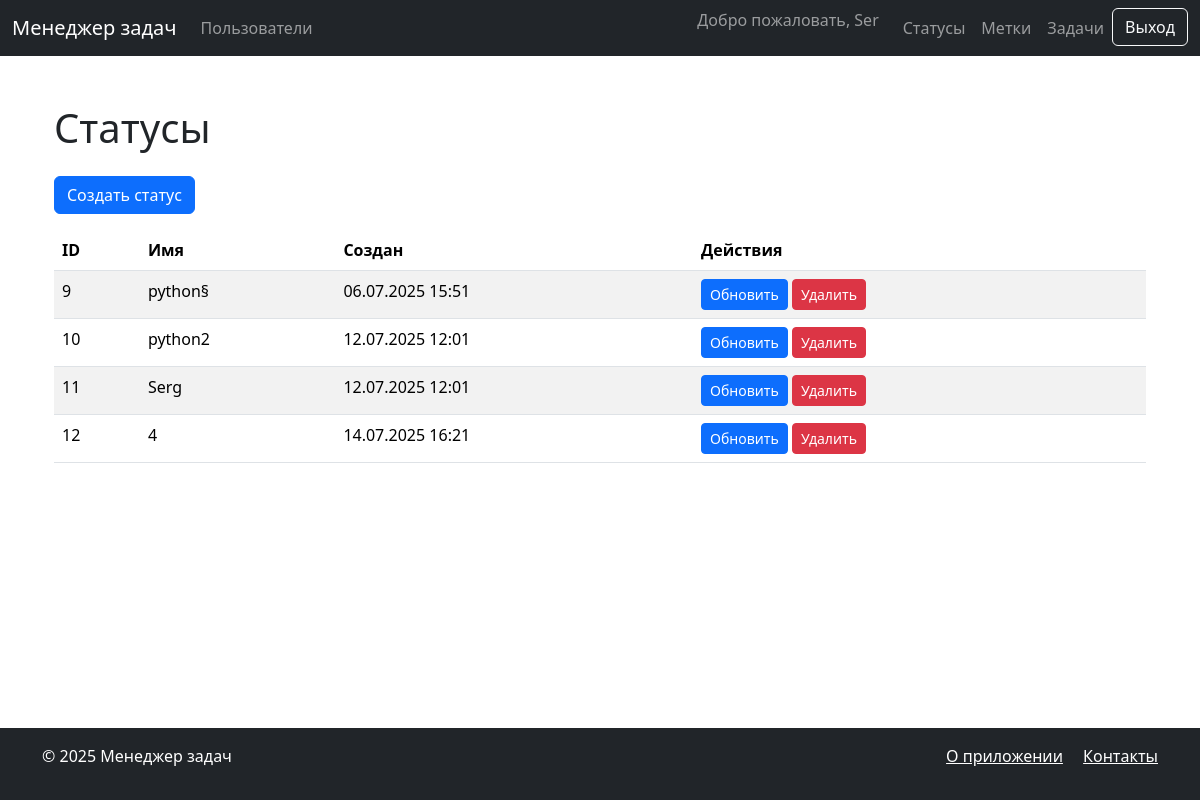
The app's page /statuses/ (signed in) with its own data.
### statuses/models.py (models this page shows, shortened)
class Status(models.Model):
    name = models.CharField(
        max_length=100,
        unique=True,
        verbose_name=_('Name')
    )
    created_at = models.DateTimeField(
        auto_now_add=True,
        verbose_name=_('Created at')
    )
    class Meta:
        verbose_name = _('Status')
        verbose_name_plural = _('Statuses')

### statuses/views.py (the view)
# urls.py: path('', views.StatusListView.as_view(), name='list'),
class StatusListView(LoginRequiredMixin, ListView):
    model = Status
    template_name = 'statuses/list.html'
    context_object_name = 'statuses'

### task_manager/templates/statuses/list.html
{% extends "base.html" %}
{% load i18n %}
{% block content %}
<div class="container">
    <h1 class="my-4">{% trans "Статусы" %}</h1>
    <a href="{% url 'statuses:create' %}" class="btn btn-primary mb-3">
        {% trans "Создать статус" %}
    </a>
    <table class="table table-striped">
        <thead>
            <tr>
                <th>ID</th>
                <th>{% trans "Имя" %}</th>
                <th>{% trans "Создан" %}</th>
                <th>{% trans "Действия" %}</th>
            </tr>
        </thead>
        <tbody>
            {% for status in statuses %}
            <tr>
                <td>{{ status.id }}</td>
                <td>{{ status.name }}</td>
                <td>{{ status.created_at|date:"d.m.Y H:i" }}</td>
                <td>
                    <a href="{% url 'statuses:update' status.id %}" class="btn btn-sm btn-primary">
                        {% trans "Обновить" %}
                    </a>
                    <a href="{% url 'statuses:delete' status.id %}" class="btn btn-sm btn-danger">
                        {% trans "Удалить" %}
                    </a>
                </td>
            </tr>
            {% empty %}
            <tr>
                <td colspan="4">{% trans "Нет статусов" %}</td>
            </tr>
            {% endfor %}
        </tbody>
    </table>
</div>
{% endblock %}

### task_manager/templates/base.html (shortened to what this page needs)
{% load i18n django_bootstrap5 %}
<!DOCTYPE html>
<html lang="{{ LANGUAGE_CODE }}">
<head>
    {% bootstrap_css %}
</head>
<body class="d-flex flex-column min-vh-100">
    <nav class="navbar navbar-expand-lg navbar-dark bg-dark">
        <div class="container-fluid">
            <a class="navbar-brand" href="/">{% trans "Менеджер задач" %}</a>
            <div class="collapse navbar-collapse" id="navbarNav">
                <ul class="navbar-nav me-auto">
                    <li class="nav-item">
                        <a class="nav-link" href="{% url 'users:users' %}">{% trans "Пользователи" %}</a>
                    </li>
                </ul>
                <ul class="navbar-nav">
                    {% if user.is_authenticated %}
                    <li class="nav-item">
                        <span class="navbar-text me-3">{% trans "Добро пожаловать" %}, {{ user.username }}</span>
                    </li>
                    <li class="nav-item">
                        <a class="nav-link" href="{% url 'statuses:list' %}">{% trans "Статусы" %}</a>
                    </li>
                    <li class="nav-item">
                        <a class="nav-link" href="{% url 'labels:list' %}">{% trans "Метки" %}</a>
                    </li>
                    <li class="nav-item">
                        <a class="nav-link" href="{% url 'tasks:list' %}">{% trans "Задачи" %}</a>
                    </li>
                    <li class="nav-item">
                        <form action="{% url 'logout' %}" method="post">
                            <button type="submit" class="btn btn-outline-light">{% trans "Выход" %}</button>
                        </form>
                    </li>
                    {% endif %}
                </ul>
            </div>
        </div>
    </nav>
    <main class="container my-4 flex-grow-1">
        {% block content %}{% endblock %}
    </main>
    <footer class="bg-dark text-white py-3 mt-auto">
        <div class="container">
            <div class="row">
                <div class="col-md-6">
                    <p>&copy; {% now "Y" %} {% trans "Менеджер задач" %}</p>
                </div>
                <div class="col-md-6 text-md-end">
                    <a href="#" class="text-white me-3">{% trans "О приложении" %}</a>
                    <a href="#" class="text-white">{% trans "Контакты" %}</a>
                </div>
            </div>
        </div>
    </footer>
</body>
</html>

### records on screen
Status: id "9", name "python§", created_at "06.07.2025 15:51"
Status: id "10", name "python2", created_at "12.07.2025 12:01"
Status: id "11", name "Serg", created_at "12.07.2025 12:01"
Status: id "12", name "4", created_at "14.07.2025 16:21"

### other values on screen
{{ user.username }} "Ser"
